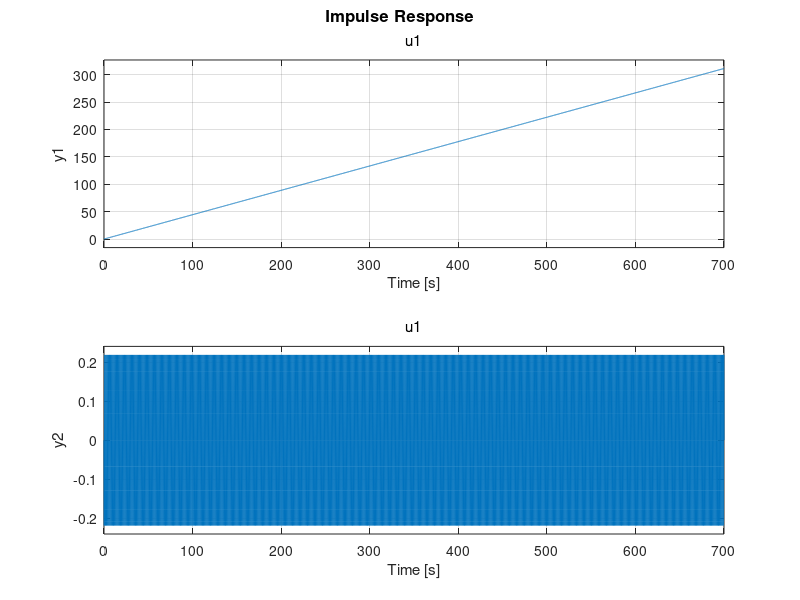
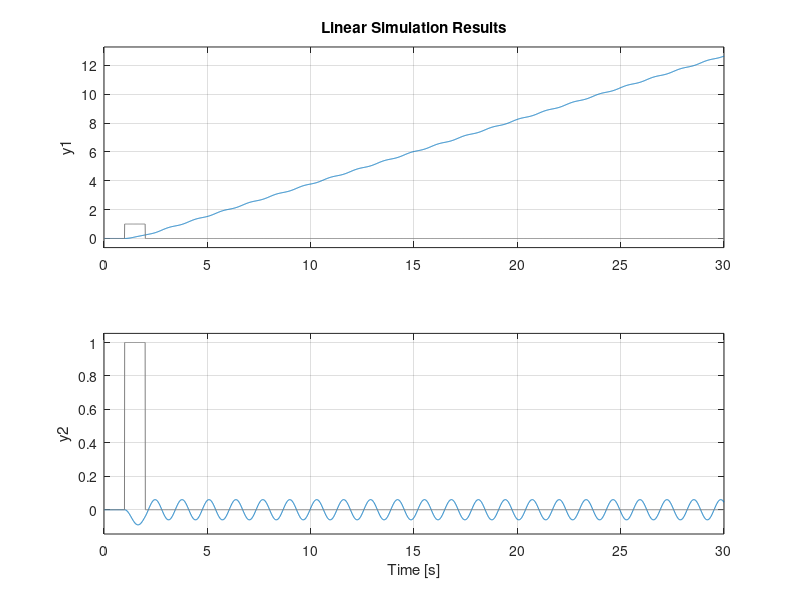

Reproduce these figures in MATLAB, in order.
clear all
close all
clc

%initial parameters
g=9.81 %gravity in m/s^2
M=0.95; %trolley mass kg
m=1.3; %container mass
L=1; %cable length in meters @ the initial position
km=-10; %motor gain in Nm
b1=10; %motor/trolley damping in kg/s
b2=0.75; %cable hinge damping in kg/s

%Sampling time
h=0.01;
T=30;

s=tf('s')

tf=[(L*s^2+g)/(M*L*s^4+(m+M)*g*s^2);...
    -s^2/(M*L*s^4+(m+M)*g*s^2)]

figure()
impulse(tf)


figure()
[u,t]=gensig('square',1,T,h)
u=[zeros(100,1);ones(100,1);zeros(2801,1)]
lsim(tf,u,t)


